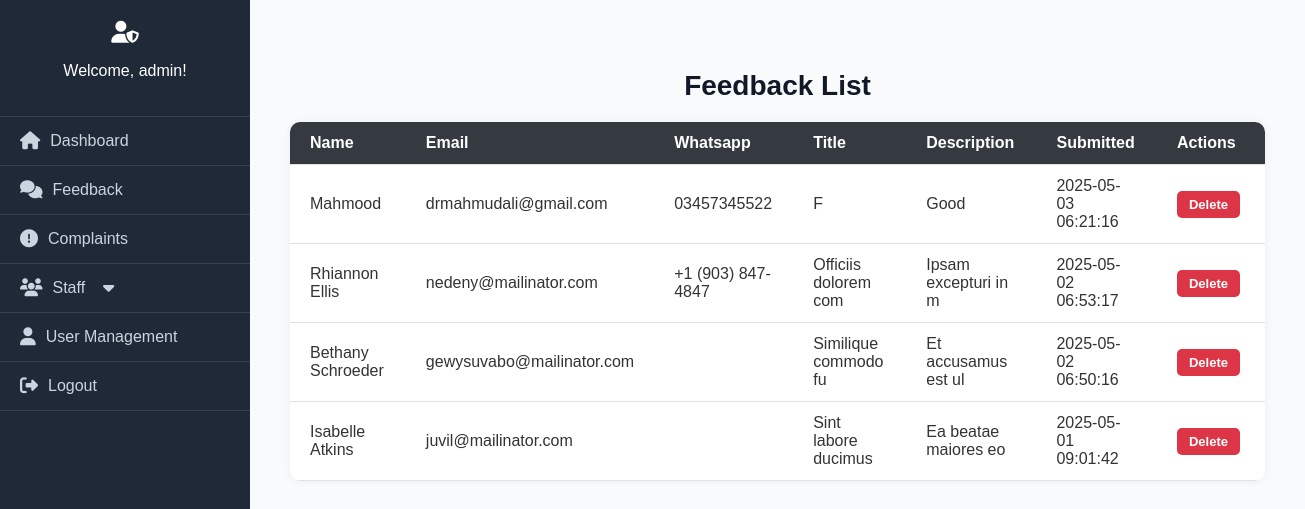
The app's page /feedback_view.php (signed in) with its own data.
### tables this page shows
CREATE TABLE `feedback` (
  `id` int(11) NOT NULL,
  `client_name` varchar(100) NOT NULL,
  `client_email` varchar(100) NOT NULL,
  `feedback_title` varchar(150) NOT NULL,
  `feedback_desc` text NOT NULL,
  `submitted_at` timestamp NOT NULL DEFAULT current_timestamp(),
  `phone` varchar(50) NOT NULL
);

### feedback_view.php (the view, shortened to what this page needs)
<?php
include 'db.php';
$result = $conn->query("SELECT * FROM feedback ORDER BY submitted_at DESC");
?>
<!DOCTYPE html>
<html lang="en">
<head>
    <link rel="stylesheet" href="admin_styles.css">
    <link rel="stylesheet" href="styles.css">
    <link rel="stylesheet" href="https://cdnjs.cloudflare.com/ajax/libs/font-awesome/6.5.0/css/all.min.css">
</head>
<body>
<div class="admin-wrapper">
    <aside class="admin-sidebar">
    <?php include 'sidebar.php'; ?>
    </aside>
    <main class="admin-main">
        <div class="admin-header">
            <div class="container">
               <h1>Feedback List</h1>
                    <table style="width: 100%; border-collapse: collapse; margin-top: 20px;">
                        <thead>
                            <tr>
                                <th>Name</th>
                                <th>Email</th>
                                <th>Whatsapp</th>
                                <th>Title</th>
                                <th>Description</th>
                                <th>Submitted</th>
                                <th>Actions</th>
                            </tr>
                        </thead>
                        <tbody>
                        <?php while ($row = $result->fetch_assoc()): ?>
                            <tr class="feedback-row" data-id="<?= $row['id'] ?>" data-name="<?= htmlspecialchars($row['client_name']) ?>"
                                data-email="<?= htmlspecialchars($row['client_email']) ?>" data-phone="<?= htmlspecialchars($row['phone']) ?>"
                                data-title="<?= htmlspecialchars($row['feedback_title']) ?>" data-desc="<?= htmlspecialchars($row['feedback_desc']) ?>"
                                data-submitted="<?= $row['submitted_at'] ?>">
                                <td><?= htmlspecialchars($row['client_name']) ?></td>
                                <td><?= htmlspecialchars($row['client_email']) ?></td>
                                <td><?= htmlspecialchars($row['phone']) ?></td>
                                <td><?= htmlspecialchars($row['feedback_title']) ?></td>
                                <td><?= htmlspecialchars($row['feedback_desc']) ?></td>
                                <td><?= $row['submitted_at'] ?></td>
                                <td class="action-buttons">
                                 <a href="?delete=<?= $row['id'] ?>" class="delete" onclick="return confirm('Delete this feedback?')">Delete</a>
                                </td>
                            </tr>
                        <?php endwhile; ?>
                        </tbody>
                    </table>
                </div>
            </div>
    </main>
</div>
</body>
</html>

### admin_styles.css (style rules this page uses)
body { margin: 0; font-family: 'Segoe UI', sans-serif; background: #f4f6f8; color: #333; }
.admin-wrapper { display: flex; height: 100vh; }
.admin-sidebar { width: 250px; height: 100vh; background-color: #1f2937; color: #fff; display: flex; flex-direction: column; box-shadow: 2px 0 5px rgba(0, 0, 0, 0.1); }
.admin-main { flex-grow: 1; padding: 40px; background: #f9fafb; }
.admin-header h1 { font-size: 28px; margin-bottom: 10px; color: #111827; }

### styles.css (style rules this page uses)
body { font-family: Arial, sans-serif; margin: 0; padding: 0; background-color: #f4f4f4; color: #333; }
h1 { text-align: center; margin-top: 30px; color: #333; }
button, .action-buttons a { background-color: #4CAF50; color: white; padding: 12px 20px; border: none; border-radius: 4px; cursor: pointer; font-size: 14px; font-weight: 600; text-decoration: none; box-sizing: border-box; display: inline-block; transition: background-color 0.3s; }
table { width: 62%; border-collapse: collapse; margin-top: 30px; background-color: white; box-shadow: 0 0 10px rgba(0, 0, 0, 0.06); border-radius: 10px; overflow: hidden; margin: auto; }
th, td { padding: 12px 20px; text-align: left; }
th { background-color: #343a40; color: white; }
tr { border-bottom: 1px solid #dee2e6; }
.action-buttons a { padding: 6px 12px; margin-right: 5px; text-decoration: none; border-radius: 5px; font-size: 13px; font-weight: 600; display: inline-block; color: white; transition: 0.2s; }
.action-buttons .delete { background-color: #dc3545; }

### records on screen
feedback: client_name "Mahmood", client_email "drmahmudali@gmail.com", phone "03457345522", feedback_title "F", feedback_desc "Good", submitted_at "2025-05-03 06:21:16"
feedback: client_name "Rhiannon Ellis", client_email "nedeny@mailinator.com", phone "+1 (903) 847-4847", feedback_title "Officiis dolorem com", feedback_desc "Ipsam excepturi in m", submitted_at "2025-05-02 06:53:17"
feedback: client_name "Bethany Schroeder", client_email "gewysuvabo@mailinator.com", feedback_title "Similique commodo fu", feedback_desc "Et accusamus est ul", submitted_at "2025-05-02 06:50:16"
feedback: client_name "Isabelle Atkins", client_email "juvil@mailinator.com", feedback_title "Sint labore ducimus", feedback_desc "Ea beatae maiores eo", submitted_at "2025-05-01 09:01:42"

### other values on screen
$username "admin"
